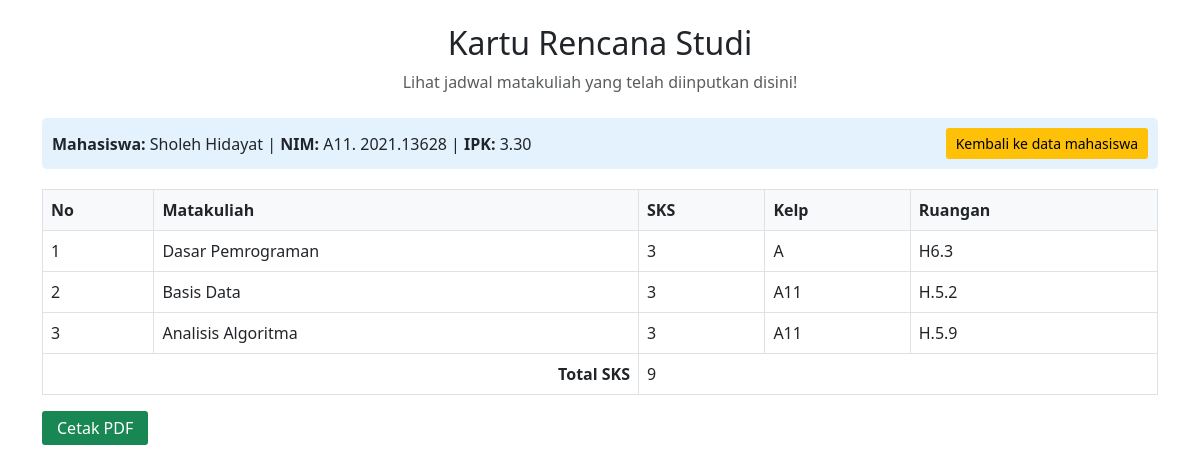
Page /view.php?id=14 on the committed database.
### tables this page shows
CREATE TABLE `inputmhs` (
  `id` int(11) NOT NULL,
  `nim` varchar(20) NOT NULL,
  `nama` varchar(100) NOT NULL,
  `ipk` float NOT NULL
);

CREATE TABLE `jwl_mhs` (
  `id` int(11) NOT NULL,
  `mhs_id` int(11) NOT NULL,
  `matakuliah_id` int(11) NOT NULL
);

CREATE TABLE `jwl_matakuliah` (
  `id` int(11) NOT NULL,
  `matakuliah` varchar(250) NOT NULL,
  `sks` int(11) NOT NULL,
  `kelp` varchar(10) DEFAULT NULL,
  `ruangan` varchar(5) DEFAULT NULL
);

### view.php (the view, shortened to what this page needs)
<?php
include 'koneksi.php';
$id = $_GET['id'];
$sql = "SELECT * FROM inputmhs WHERE id = $id";
$result = $conn->query($sql);
$mahasiswa = $result->fetch_assoc();
$sql = "SELECT jm.id, mk.matakuliah, mk.sks, mk.kelp, mk.ruangan
        FROM jwl_mhs jm
        JOIN jwl_matakuliah mk ON jm.matakuliah_id = mk.id
        WHERE jm.mhs_id = $id";
$matakuliah_result = $conn->query($sql);
$total_sks = 0;
if ($matakuliah_result->num_rows > 0) {
    while($row = $matakuliah_result->fetch_assoc()) {
        $total_sks += $row['sks'];
    }
}
$matakuliah_result->data_seek(0);
?>
<!DOCTYPE html>
<html lang="en">
<head>
    <link href="https://cdn.jsdelivr.net/npm/bootstrap@5.3.0/dist/css/bootstrap.min.css" rel="stylesheet">
</head>
<body>
    <div class="container mt-4">
        <h2 class="text-center mb-2">Kartu Rencana Studi</h2>
        <p class="text-center text-muted mb-4">Lihat jadwal matakuliah yang telah diinputkan disini!</p>
        <div class="header-box">
            <div class="d-flex justify-content-between align-items-center">
                <div>
                    <span class="fw-bold">Mahasiswa:</span> <?= htmlspecialchars($mahasiswa['nama']) ?> |
                    <span class="fw-bold">NIM:</span> <?= htmlspecialchars($mahasiswa['nim']) ?> |
                    <span class="fw-bold">IPK:</span> <?= number_format($mahasiswa['ipk'], 2) ?>
                </div>
                <a href="index.php" class="back-button no-print">Kembali ke data mahasiswa</a>
            </div>
        </div>
        <table class="table table-bordered">
            <thead>
                <tr>
                    <th>No</th>
                    <th>Matakuliah</th>
                    <th>SKS</th>
                    <th>Kelp</th>
                    <th>Ruangan</th>
                </tr>
            </thead>
            <tbody>
                <?php
                if ($matakuliah_result->num_rows > 0) {
                    $no = 1;
                    while($row = $matakuliah_result->fetch_assoc()) {
                ?>
                    <tr>
                        <td><?= $no++ ?></td>
                        <td><?= htmlspecialchars($row['matakuliah']) ?></td>
                        <td><?= $row['sks'] ?></td>
                        <td><?= htmlspecialchars($row['kelp']) ?></td>
                        <td><?= htmlspecialchars($row['ruangan']) ?></td>
                    </tr>
                <?php
                    }
                }
                ?>
                <tr>
                    <td colspan="2" class="text-end fw-bold">Total SKS</td>
                    <td colspan="3"><?= $total_sks ?></td>
                </tr>
            </tbody>
        </table>
        <div class="mt-3">
            <button class="print-button no-print" onclick="window.print()">Cetak PDF</button>
        </div>
    </div>
</body>
</html>

### view.php (style rules this page uses)
.header-box { background-color: #e3f2fd; padding: 10px; border-radius: 5px; margin-bottom: 20px; }
.table th { background-color: #f8f9fa; }
.back-button { background-color: #ffc107; border: none; padding: 5px 10px; border-radius: 3px; text-decoration: none; color: black; font-size: 14px; }
.print-button { background-color: #198754; color: white; border: none; padding: 5px 15px; border-radius: 3px; text-decoration: none; }

### rows in the picture
inputmhs: nama "Sholeh Hidayat", nim "A11. 2021.13628", ipk "3.30"
jwl_mhs: matakuliah.matakuliah "Dasar Pemrograman", matakuliah.sks "3", matakuliah.kelp "A", matakuliah.ruangan "H6.3"
jwl_mhs: matakuliah.matakuliah "Basis Data", matakuliah.sks "3", matakuliah.kelp "A11", matakuliah.ruangan "H.5.2"
jwl_mhs: matakuliah.matakuliah "Analisis Algoritma", matakuliah.sks "3", matakuliah.kelp "A11", matakuliah.ruangan "H.5.9"

### other values in the picture
$total_sks "9"
